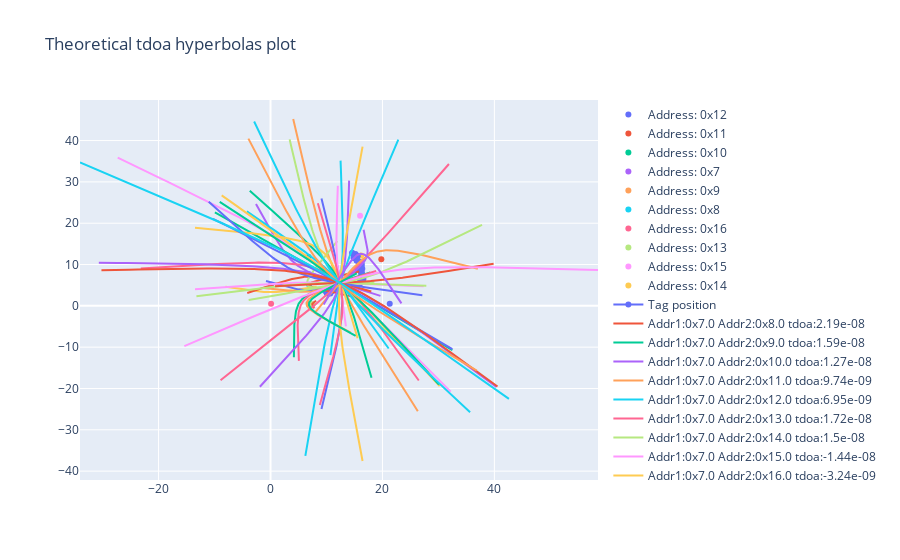

Here is the notebook cell this chart was saved with:
### Markdown cell above
## TDOA computed from reference positions of anchors

### Code cell
P.theoretical_tdoa_map()
